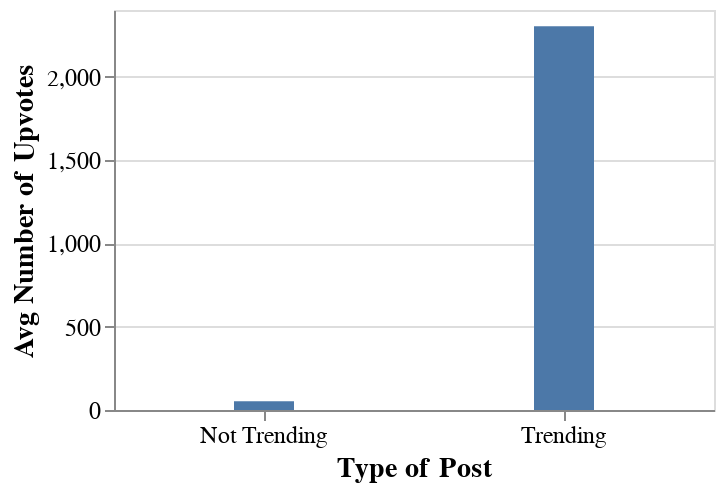

Notebook code cell kept with this figure:
### Code cell
trending_or_not_chart = alt.Chart(df).mark_bar(width=30).encode(
    alt.X('is_trending:N',title='Type of Post',axis=alt.Axis(labelAngle=0)),
    alt.Y('mean('+attribute+'):Q',title='Avg Number of '+attribute.title()),
).properties(
     width = 300,height=200
).configure_axis(
    labelFontSize=12,
    titleFontSize=14)
trending_or_not_chart

### Figure 1 — Vega-Lite specification as saved in the notebook (floating-point values rounded to 4 significant figures; data arrays with more than 128 entries replaced by an {"elided": "..."} marker saying what was removed)
{"config": {"view": {"continuousWidth": 400, "continuousHeight": 300}, "axis": {"labelFontSize": 12, "titleFontSize": 14}}, "data": {"name": "data-ed131449fea86620f965abae645f30f1"}, "mark": {"type": "bar", "width": 30}, "encoding": {"x": {"axis": {"labelAngle": 0}, "field": "is_trending", "title": "Type of Post", "type": "nominal"}, "y": {"aggregate": "mean", "field": "upvotes", "title": "Avg Number of Upvotes", "type": "quantitative"}}, "height": 200, "width": 300, "$schema": "https://vega.github.io/schema/vega-lite/v4.17.0.json", "datasets": {"data-ed131449fea86620f965abae645f30f1": {"elided": "173 records"}}}
